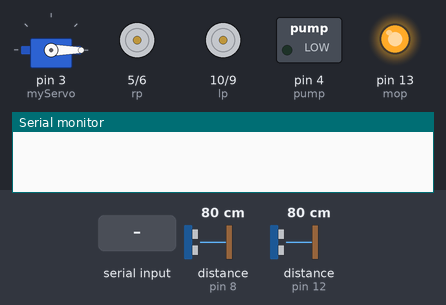
A sketch run on a simulated Arduino Uno, built with avr-gcc and run on an emulated ATmega328P. Shown: servo, motor-driver pin pairs drawn as motors (green arrow = first pin HIGH = forward, orange = second pin HIGH = backward, longer = more drive), switched loads named in the sketch (green lamp = pin HIGH), output pins drawn as LEDs (lit = HIGH), the last lines printed to the serial monitor. Wiring (inferred from the names in the program): 2 × ultrasonic range finder: trigger pin 7, echo pin 8 / trigger pin 11, echo pin 12. Inputs (shaded band) come from the test bench; at power-on: distance to the obstacle (sensors on pin 8, pin 12) 80 cm. The echo pulse lasts 58.3 µs per cm; pins used as bus, display or sensor lines are not drawn.

Above: at 1.2 s.
1.3 s: "R" received over Serial
At 2.5 s:
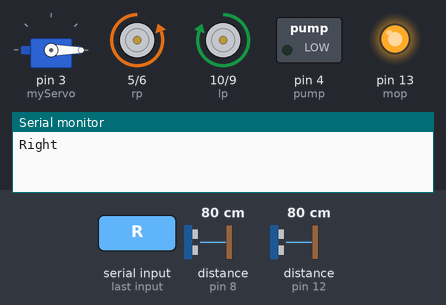
2.8 s: byte 117 ('u') received over Serial
At 3.8 s:
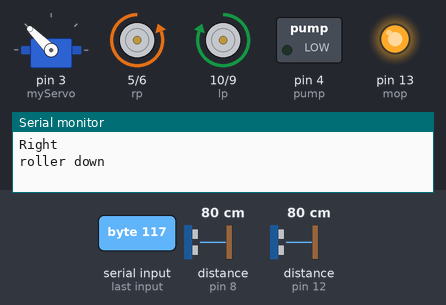
4.3 s: "S" received over Serial
At 4.9 s:
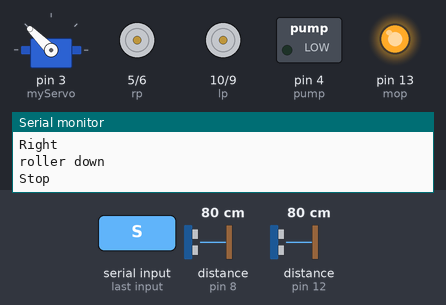
5.8 s: "L" received over Serial
At 6.1 s:
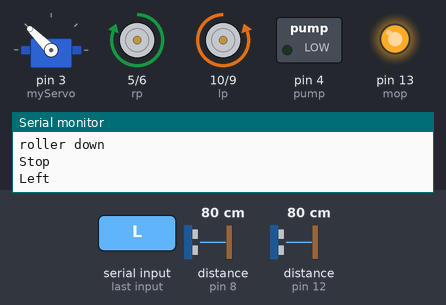
7.3 s: "F" received over Serial
At 8.4 s:
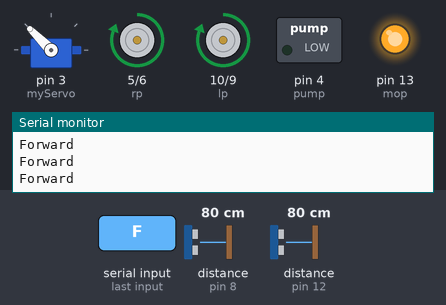
8.8 s: "B" received over Serial
At 9.4 s:
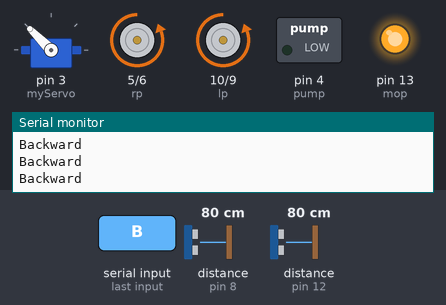
Timing chart, 0 to 11.3 s (numbered marks = the images above; inputs shaded):
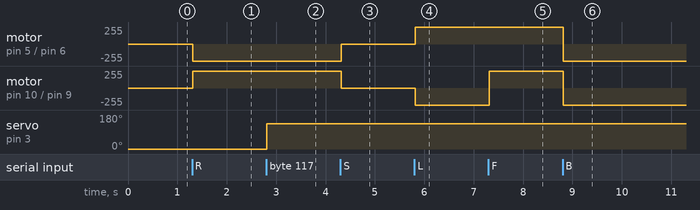

The sketch:

Autonomous_CODE.ino
```cpp
#include <Servo.h>
Servo myServo;

int rn = 6;
int rp = 5;
int lp = 10;
int ln = 9 ;
int pump = 4;
int mop = 13;
int serv = 3;
int spd = 255;
int usfront_trigpin = 7;
int usfront_echopin = 8;
int usback_trigpin = 11;
int usback_echopin = 12;
int durationfront;
int distancefront;
int durationback;
int distanceback;
char incomingByte = '0';

void setup()
{
myServo.attach(3);
myServo.write(0);
pinMode(rn, OUTPUT);
pinMode(rp, OUTPUT);
pinMode(lp, OUTPUT);
pinMode(ln, OUTPUT);
pinMode(pump, OUTPUT);
pinMode(mop, OUTPUT);
pinMode(usfront_trigpin, OUTPUT);
pinMode(usfront_echopin, INPUT);
pinMode(usback_trigpin, OUTPUT);
pinMode(usback_echopin, INPUT);
analogWrite(rn, 0);
analogWrite(rp, 0);
analogWrite(lp, 0);
analogWrite(ln, 0);
digitalWrite(pump, LOW);
digitalWrite(mop, HIGH);
Serial.begin(9600);
}


void loop()
{

static int a;

if(Serial.available())
  incomingByte = Serial.read();


digitalWrite(usfront_trigpin, LOW);
delayMicroseconds(5);
digitalWrite(usfront_trigpin, HIGH);
delayMicroseconds(10);
digitalWrite(usfront_trigpin, LOW);

durationfront = pulseIn(usfront_echopin, HIGH);
distancefront = (durationfront/2)*0.0343;

digitalWrite(usback_trigpin, LOW);
delayMicroseconds(5);
digitalWrite(usback_trigpin, HIGH);
delayMicroseconds(10);
digitalWrite(usback_trigpin, LOW);

durationback = pulseIn(usback_echopin, HIGH);
distanceback = (durationback/2)*0.0343;

if((distancefront < 12)&&(a == 1))
  incomingByte = 'S';
else
if((distanceback < 12)&&(a == 2))
  incomingByte = 'S';

switch(incomingByte)
{

case 'S': // control to stop the robot
analogWrite(rn, 0);
analogWrite(rp, 0);
analogWrite(lp, 0);
analogWrite(ln, 0);
Serial.println("Stop");
incomingByte='*';
break;

case 'R': //control for right
analogWrite(rn, spd);
analogWrite(rp, 0);
analogWrite(lp, spd);
analogWrite(ln, 0);
Serial.println("Right");
incomingByte='*';
a = 3;
break;


case 'L': //control for left
analogWrite(rn, 0);
analogWrite(rp, spd);
analogWrite(lp, 0);
analogWrite(ln, spd);
Serial.println("Left");
incomingByte='*';
a = 4;
break;


case 'F': //control for forward
analogWrite(rp, spd);
analogWrite(rn, 0);
analogWrite(ln, 0);
analogWrite(lp, spd);
Serial.println("Forward");
a = 1;
break;


case 'B': //control for backward
analogWrite(rp, 0);
analogWrite(rn, spd);
analogWrite(ln, spd);
analogWrite(lp, 0);
Serial.println("Backward");
a = 2;
break;


case 'P': // pump on
digitalWrite(pump, HIGH);
Serial.println("pump on");
incomingByte='*';
break;

case 'p': // pump off
digitalWrite(pump, LOW);
Serial.println("pump off");
incomingByte='*';
break;

case 'M':
digitalWrite(mop, HIGH); // mopper on
Serial.println("mop on");
incomingByte='*';
break;

case 'm':
digitalWrite(mop, LOW); // mopper off
Serial.println("mop off");
incomingByte='*';
break;

case 'U': // roller up
myServo.write(0);
Serial.println("roller up");
incomingByte='*';
break;

case 'u': // roller down
myServo.write(135);
Serial.println("roller down");
incomingByte='*';
break;


case '1':
spd = 155;
Serial.println("spd= 10");
incomingByte='*';
break;

case '2':
spd = 185;
Serial.println("spd= 25");
incomingByte='*';
break;

case '3':
spd = 215;
Serial.println("spd= 75");
incomingByte='*';
break;

case '4':
spd = 255;
Serial.println("spd= 100");
incomingByte='*';
break;

}
}
```

Measured:
- after the input at 1.3 s, motor on pin 5 (rp) / pin 6 (rn): stopped → backward 255/255 at once; motor on pin 10 (lp) / pin 9 (ln): stopped → forward 255/255 at once
- after the input at 2.8 s, servo on pin 3 (myServo): 0° → 135° at once
- after the input at 4.3 s, motor on pin 5 (rp) / pin 6 (rn): backward 255/255 → stopped at once; motor on pin 10 (lp) / pin 9 (ln): forward 255/255 → stopped at once
- after the input at 5.8 s, motor on pin 5 (rp) / pin 6 (rn): stopped → forward 255/255 at once; motor on pin 10 (lp) / pin 9 (ln): stopped → backward 255/255 at once
- after the input at 7.3 s, motor on pin 10 (lp) / pin 9 (ln): backward 255/255 → forward 255/255 at once
- after the input at 8.8 s, motor on pin 5 (rp) / pin 6 (rn), motor on pin 10 (lp) / pin 9 (ln): forward 255/255 → backward 255/255 at once
